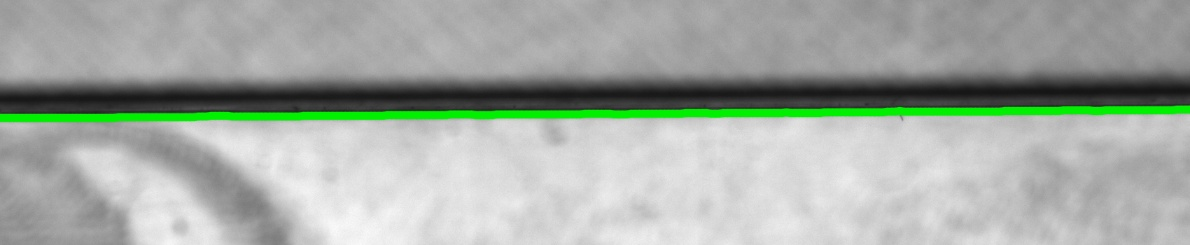
#> input picture 图片检测结果/四图基准验证/20261010_154529_973378/内边框局部.jpg, 1190 x 245 px
$ python -i measurement.py   (imports and definitions only)
#> lines starting #> are read from the running program, lines starting #| are printed output that depends on the picture
"""Complete cavity-opening contour detection and planar line metrology.

Run ``python cavity_measure.py --help``. All image coordinates use x,y order.
The four independent fitted lines describe the selected optical boundary at
its measurement plane. Corner radius, cavity depth and wall thickness are not
measured. Default inner mode uses the user-confirmed wall-floor optical edge.
"""
from __future__ import annotations

import argparse
import csv
import json
import math
import sys
from datetime import datetime
from pathlib import Path

from . import PROJECT_ROOT

try:
    import cv2
    import numpy as np
except ImportError as exc:
    raise SystemExit("Install dependencies: python -m pip install -r requirements.txt") from exc


def format_dimension(value):
    """Format displayed sizes; keep computational and JSON values unrounded."""
    return "" if value is None else f"{value:.3f}"


class MeasurementError(ValueError):
    """The input does not provide sufficient trustworthy measurement data."""


def read_json(path):
    with open(path, encoding="utf-8-sig") as f:
        return json.load(f)


# [186 lines left out: functions resolve_calibration, calibration_caption, default_output_path, write_json, read_image, write_image and 8 more, not called in this run]


def angle_between(line_a, line_b):
    return math.degrees(math.acos(float(np.clip(abs(line_a[:2] @ line_b[:2]), 0, 1))))


# [27 lines left out: function geometry, not called in this run]


def contour_array(image, calibration=None, roi=None, boundary_side="inner", metric_coordinates=True,
                  texture_seed=False, seed_override=None, keep_review_candidates=False):
    """Identify the complete opening outline; dimensional validation is separate."""
    from .contour import ContourSettings, find_opening
    if image is None or image.dtype != np.uint8 or image.ndim not in (2, 3):
        raise MeasurementError("Expected an 8-bit grayscale or BGR image")
    height, width = image.shape[:2]
    h_mm = check_calibration(calibration, [width, height])
    if not metric_coordinates:
        h_mm = None
    if calibration and "camera_matrix" in calibration:
        k = np.asarray(calibration["camera_matrix"], np.float64)
        d = np.asarray(calibration["dist_coeffs"], np.float64)
        image = cv2.undistort(image, k, d, None, k)
        if roi is not None:
            x, y, w, h = map(int, roi)
            if min(x, y) < 0 or min(w, h) <= 0 or x+w > width or y+h > height:
                raise MeasurementError("ROI outside original image")
            rr = undistort_points([[x,y], [x+w,y], [x+w,y+h], [x,y+h]], calibration)
            lo = np.maximum(np.floor(rr.min(axis=0)), 0).astype(int)
            hi = np.minimum(np.ceil(rr.max(axis=0)), [width,height]).astype(int)
            roi = [*lo.tolist(), *(hi-lo).tolist()]
    gray = image if image.ndim == 2 else cv2.cvtColor(image, cv2.COLOR_BGR2GRAY)
    contour = find_opening(gray, roi, ContourSettings(boundary_side=boundary_side),
                           allow_texture_seed=texture_seed, seed_override=seed_override,
                           keep_review_candidates=keep_review_candidates)
    points = np.asarray(contour["points_px"], np.float64)
    if h_mm is not None:
        contour["points_mm"] = transform_points(points, h_mm).tolist()
    report = {
        "schema_version": 2, "status": "contour_detected", "dimensions": None,
        "unit": "px", "measurement_status": "not_performed", "quality_reasons": [],
        "image_size": [width, height], "initialization": "automatic_dark_rim",
        "coordinate_system": "undistorted_full_image_px" if calibration and "camera_matrix" in calibration
                             else "original_full_image_px",
        "contour": contour, "calibration": calibration if metric_coordinates else None,
        "notes": [
            "Complete selected boundary detected, including rounded corners. Dimensional measurement was not performed.",
            "Inner mode follows target A confirmed by the user: dark band to brighter cavity. Single-view optics do not establish depth or metric accuracy.",
            "Convexity initializes the search only. Continuity tracking regularizes the result; weak segments are marked yellow.",
            "Pixel contours and successful regression checks do not establish metric accuracy or uncertainty.",
        ],
        "software": {"opencv": cv2.__version__, "numpy": np.__version__},
    }
    if contour["quality"].get("review_reasons"):
        report.update({"status": "review_required", "measurement_status": "review_required",
                       "quality_reasons": contour["quality"]["review_reasons"]})
        report["notes"][0] = "Unverified contour candidate only: grayscale or continuity checks failed. No dimensions are accepted."
    overlay = cv2.cvtColor(gray, cv2.COLOR_GRAY2BGR)
    integer_points = np.rint(points).astype(np.int32)
    line_width = max(2, int(round(max(width, height)/1400*2)))
    if contour["closed"]:
        cv2.polylines(overlay, [integer_points], True, (0, 240, 0), line_width, cv2.LINE_AA)
    else:
        for i, point in enumerate(integer_points):
            following = integer_points[(i+1) % len(points)]
            if np.linalg.norm(following-point) <= 3*contour["settings"]["sample_spacing_px"]:
                cv2.line(overlay, tuple(point), tuple(following), (0, 240, 0), line_width, cv2.LINE_AA)
    supported = contour["directly_supported"]
    for i, good in enumerate(supported):
        if not good and np.linalg.norm(integer_points[(i+1) % len(points)]-integer_points[i]) <= 3*contour["settings"]["sample_spacing_px"]:
            cv2.line(overlay, tuple(integer_points[i]), tuple(integer_points[(i+1) % len(points)]),
                     (0, 220, 255), line_width+1, cv2.LINE_AA)
    factor = max(1., width/1600)
    cv2.rectangle(overlay, (0, 0), (width, int(55*factor)), (20, 20, 20), -1)
    label = f"{boundary_side.upper()} CONTOUR  support={contour['quality']['supported_fraction']:.1%}  dimensions=not measured"
    if report["status"] == "review_required":
        label = f"{boundary_side.upper()} REVIEW CANDIDATE - NO ACCEPTED DIMENSIONS"
    cv2.putText(overlay, label, (int(12*factor), int(36*factor)), cv2.FONT_HERSHEY_SIMPLEX,
                0.7*factor, (80, 240, 80), max(1, int(2*factor)), cv2.LINE_AA)
    return report, overlay, []


# [213 lines left out: functions analyze_array, save_result_summary, save_measurement, build_planar_calibration, main, not called in this run]


# [2 lines not run here, left out]

>>> import cv2
>>> picture = cv2.imread('../../../图片检测结果/四图基准验证/20261010_154529_973378/内边框局部.jpg', cv2.IMREAD_GRAYSCALE)
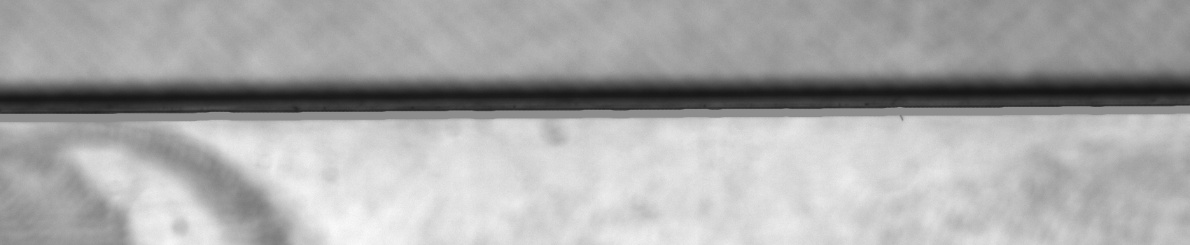
#> picture: shape (245, 1190); min 20, max 250, mean 168.4
>>> result = contour_array(picture)
#> (the run stopped early here; a loop or call above may not have finished)
